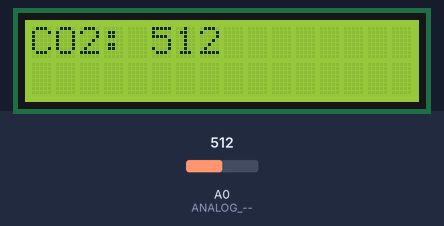
Bench run of a sketch on a simulated Arduino Uno, built with avr-gcc and run on an emulated ATmega328P. On the bench: 16×2 character LCD. The inputs (shaded band) are chosen by the test bench; at power-on: A0 (ANALOG_--) = 512. What the sketch prints to the serial monitor is not drawn.

Above: at 1.2 s.
1.3 s: A0 (ANALOG_--) set to 716
At 3.1 s:
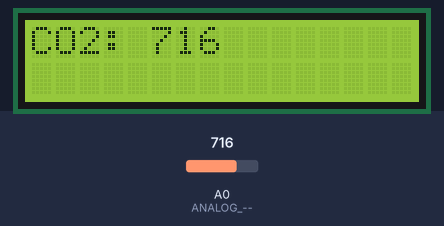
4.1 s: A0 (ANALOG_--) set to 900
At 5.6 s:
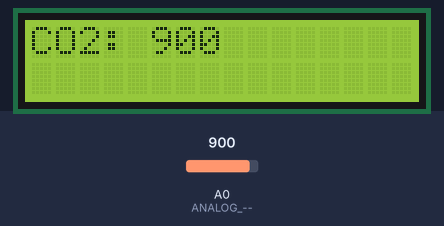
6.1 s: A0 (ANALOG_--) set to 1023
At 6.9 s:
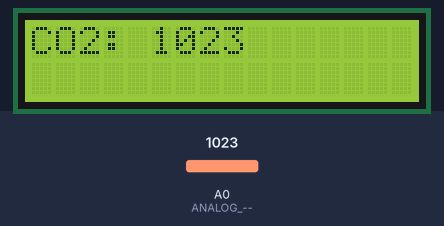
Timing chart, 0 to 9.1 s (numbered marks = the images above; inputs shaded):
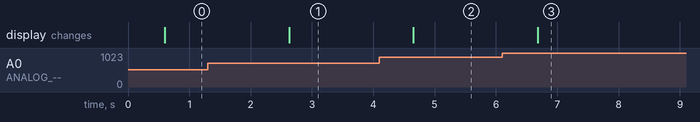

The sketch:

CO2_Code.ino
```cpp
#include <Adafruit_LiquidCrystal.h>
// En cero por si acaso
int CO2_Sensor = 0;

Adafruit_LiquidCrystal lcd_1(0); // Inicializa el LCD

void setup() {
  pinMode(A0, INPUT); // ANALOG --> INPUT para leer la data
  Serial.begin(9600);
  lcd_1.begin(16, 2); // 2 columnas y 2 filas
  lcd_1.setCursor(0, 0); // empiezaen la esquina izq

  lcd_1.print("  CO2 Sensor ");
  lcd_1.print("              ");
}

void loop() {
  CO2_Sensor = analogRead(A0); // leer los valores
  Serial.println(CO2_Sensor); // mostrarlo en serial

  // ************ MOSTRAR VALORES ***************
  delay(500);
  lcd_1.setCursor(0, 0);
  lcd_1.print("CO2: ");
  lcd_1.print(CO2_Sensor);
  lcd_1.print("     "); // clr

  delay(500); // tiempo para updatear
}
```

Measured:
- after the input at 1.3 s, the display: changes after 1.3 s (image 1)
- after the input at 4.1 s, the display: changes after 0.55 s (image 2)
- after the input at 6.1 s, the display: changes after 0.58 s (image 3)
